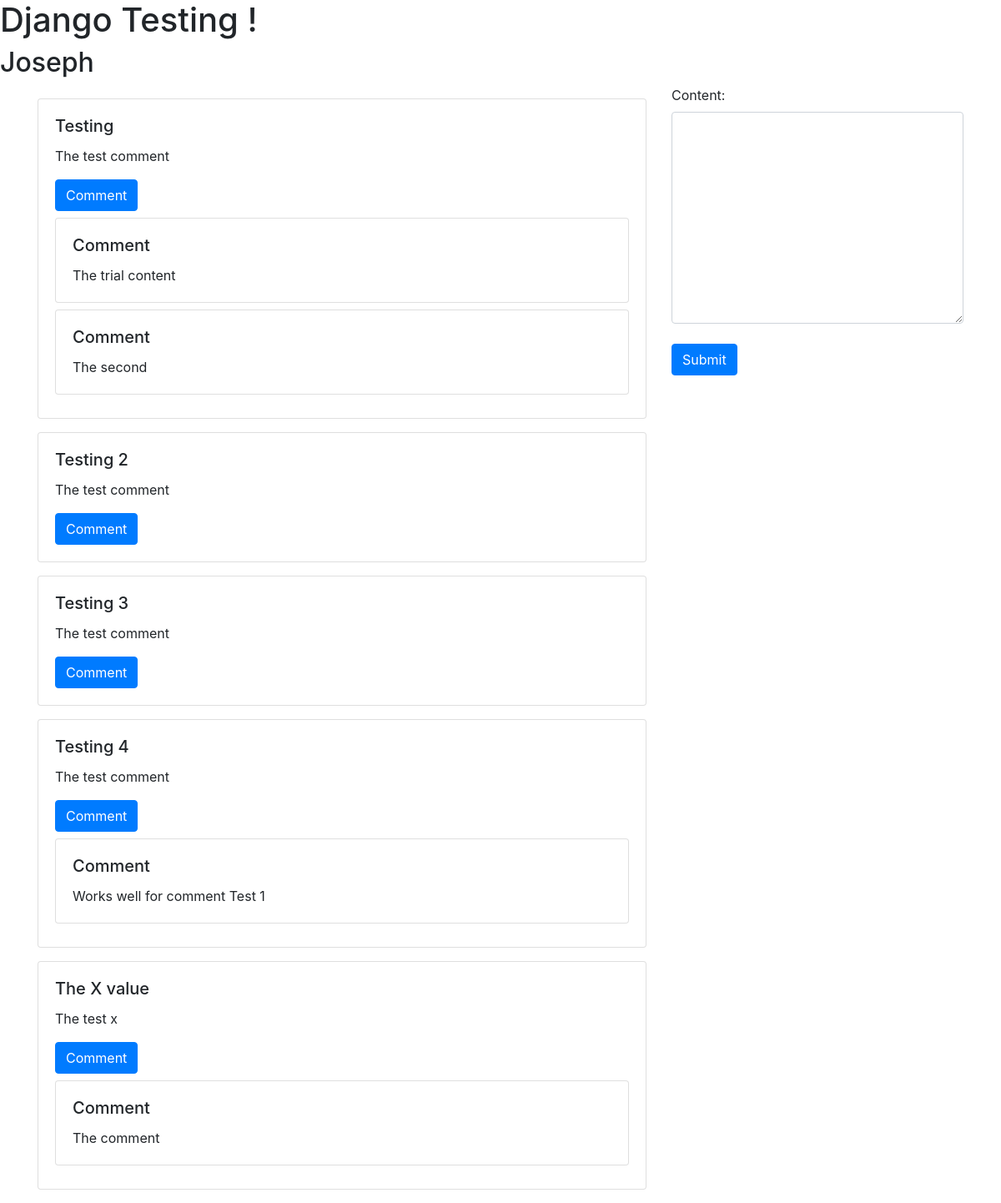
The page / on the database its author committed.
### myapp/models.py (models this page shows, shortened)
class Post(models.Model):
    title = models.CharField(max_length=100)
    content = models.TextField()
    created_at = models.DateTimeField(auto_now_add=True)
    updated_at = models.DateTimeField(auto_now=True)

class Comment(models.Model):
    post = models.ForeignKey(Post, on_delete=models.CASCADE, related_name="post_comment")
    content = models.TextField()
    created_at = models.DateTimeField(auto_now_add=True)
    updated_at = models.DateTimeField(auto_now=True)
    def __str__(self):
        return self.content

### myapp/views.py (the view)
# urls.py: path('', views.index, name='index'),
def index(request):
    name= "Joseph"
    posts=Post.objects.all()
    for post in posts:
        post.comment=post.post_comment.all()
    form = CommentForm
    total=posts.count()
    return render(request, 'index.html', {'name': name, 'form': form, 'posts': posts, 'total': total})

### myapp/templates/index.html (shortened to what this page needs)
<!DOCTYPE html>
<html lang="en">
  <head>
    <link
      rel="stylesheet"
      href="https://cdn.jsdelivr.net/npm/bootstrap@4.0.0/dist/css/bootstrap.min.css"
    />
  </head>
  <body>
    <h1>Django Testing !</h1>
    <h2>{{name}}</h2>
    <div class="container">
        <div class="row">
            <div class="col-md-8">
                {% for post in posts %}
                <div class="card my-3">
                    <div class="card-body">
                        <h5 class="card-title">{{post.title}}</h5>
                        <p class="card-text">{{post.content}}</p>
                        <a href="" class="btn btn-primary">Comment</a>
                        {% for comment in post.comment %}
                        <div class="card my-2">
                            <div class="card-body">
                                <h5 class="card-title">Comment</h5>
                                <p class="card-text">{{comment}}</p>
                            </div>
                        </div>
                        {% endfor %}
                    </div>
                </div>
                {% endfor %}
            </div>
          <div class="col-md-4">
            <form method="POST">
                {{form}}
                <br>
                <input class="btn btn-primary" type="submit">
            </form>
        </div>
    </div>
  </body>
</html>

### rows shown on the page
Post: title "Testing", content "The test comment"
Comment: content "The trial content"
Comment: content "The second"
Post: title "Testing 2", content "The test comment"
Post: title "Testing 3", content "The test comment"
Post: title "Testing 4", content "The test comment"
Comment: content "Works well for comment Test 1"
Post: title "The X value", content "The test x"
Comment: content "The comment"

### other values the page prints
{{ name }} "Joseph"
